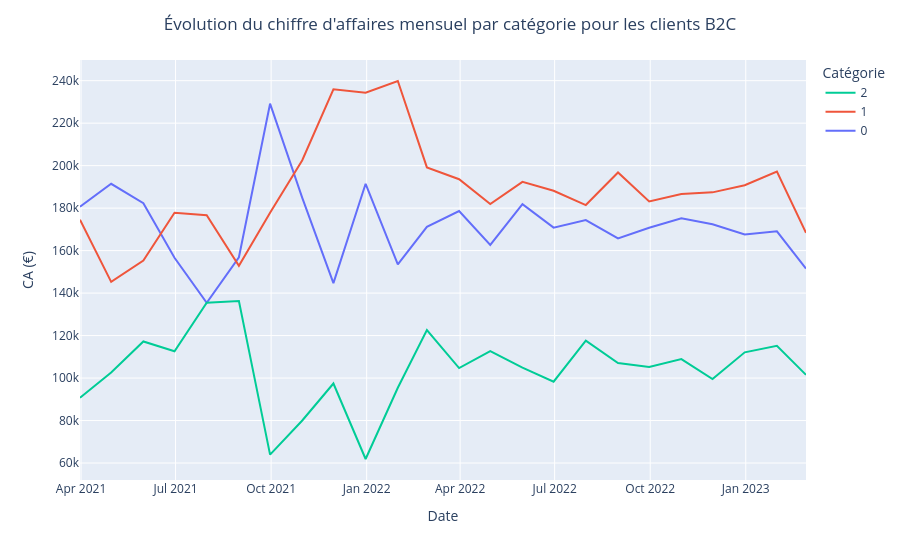
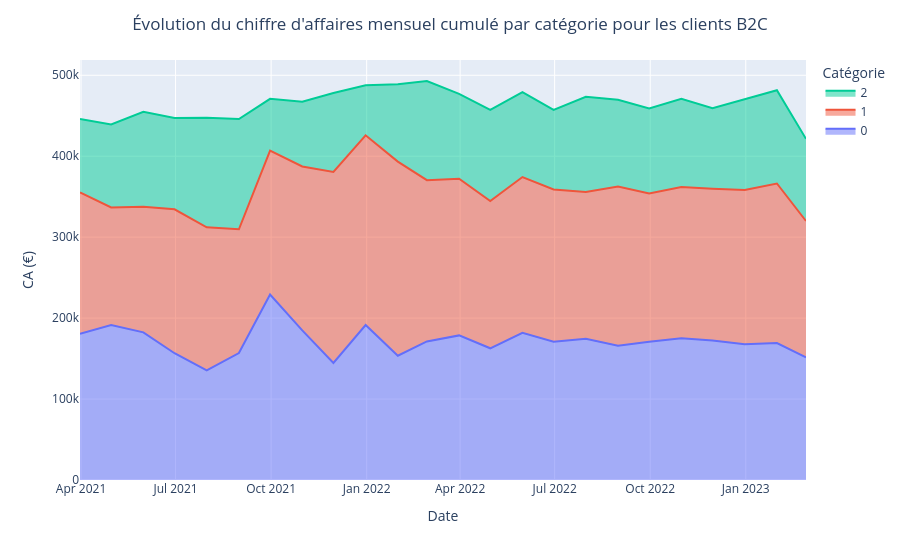
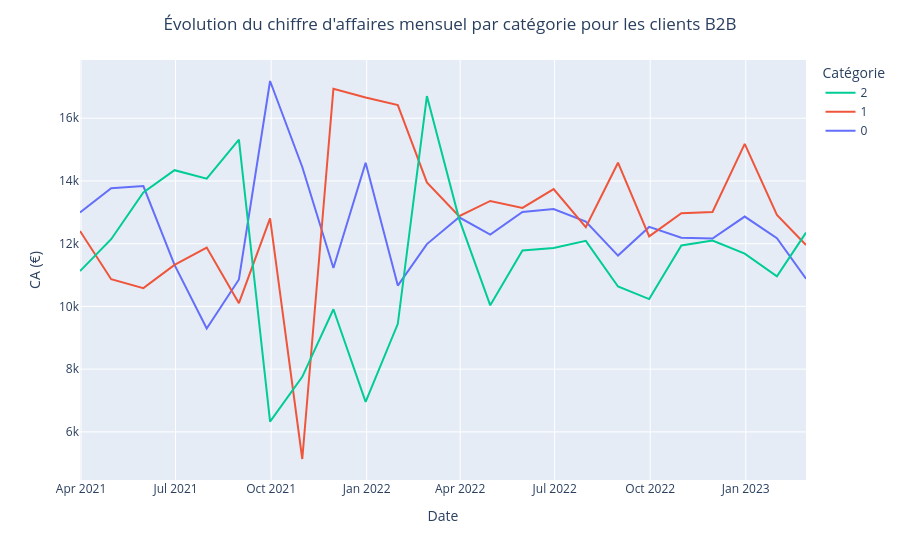
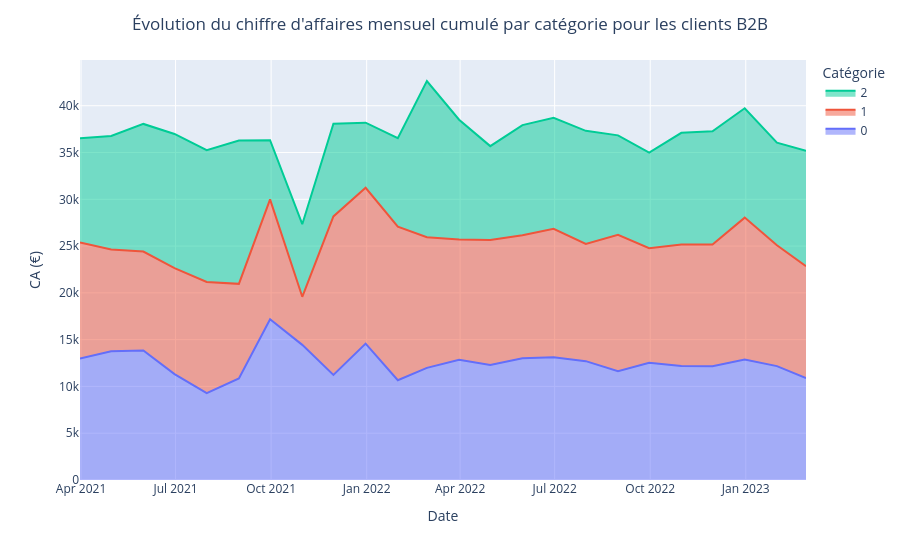

Write notebook code for charts like these, in order.
### Markdown cell above
## Évolution du chiffre d'affaires par catégorie

### Code cell
for client_type, df in [ ("B2C", df_merge_b2c), ("B2B", df_merge_b2b) ]:
    df = df.groupby(["categ",pd.Grouper(key="date", freq="1ME")])[["price"]].sum().reset_index()
    df.rename(columns={"price":"total_amount_spent"}, inplace=True)
    for px_plot_fn, cumulated in [ (px.line, False), (px.area, True) ]:
        fig = px_plot_fn(
            df, x="date", y="total_amount_spent", color="categ",
            labels={"date":"Date","total_amount_spent":"CA (€)","categ":"Catégorie"},
        )
        fig.update_layout(
            title=f"Évolution du chiffre d'affaires mensuel{' cumulé' * cumulated} par catégorie pour les clients {client_type}",
            title_x=0.5,
            legend_traceorder="reversed",
        )
        fig.show()

### Figure 1 — Plotly figure (JSON) as saved in the notebook; plotly's stock layout.template omitted (floating-point values rounded to 4 significant figures)
{"data": [{"hovertemplate": "Catégorie=0<br>Date=%{x}<br>CA (€)=%{y}<extra></extra>", "legendgroup": "0", "line": {"color": "#636efa", "dash": "solid"}, "marker": {"symbol": "circle"}, "mode": "lines", "name": "0", "orientation": "v", "showlegend": true, "type": "scatter", "x": ["2021-03-31T00:00:00", "2021-04-30T00:00:00", "2021-05-31T00:00:00", "2021-06-30T00:00:00", "2021-07-31T00:00:00", "2021-08-31T00:00:00", "2021-09-30T00:00:00", "2021-10-31T00:00:00", "2021-11-30T00:00:00", "2021-12-31T00:00:00", "2022-01-31T00:00:00", "2022-02-28T00:00:00", "2022-03-31T00:00:00", "2022-04-30T00:00:00", "2022-05-31T00:00:00", "2022-06-30T00:00:00", "2022-07-31T00:00:00", "2022-08-31T00:00:00", "2022-09-30T00:00:00", "2022-10-31T00:00:00", "2022-11-30T00:00:00", "2022-12-31T00:00:00", "2023-01-31T00:00:00", "2023-02-28T00:00:00"], "xaxis": "x", "y": [180600.0, 191500.0, 182400.0, 156600.0, 135500.0, 156900.0, 229200.0, 184800.0, 144700.0, 191500.0, 153500.0, 171200.0, 178600.0, 162700.0, 181900.0, 170800.0, 174400.0, 165800.0, 170800.0, 175200.0, 172400.0, 167600.0, 169100.0, 151600.0], "yaxis": "y"}, {"hovertemplate": "Catégorie=1<br>Date=%{x}<br>CA (€)=%{y}<extra></extra>", "legendgroup": "1", "line": {"color": "#EF553B", "dash": "solid"}, "marker": {"symbol": "circle"}, "mode": "lines", "name": "1", "orientation": "v", "showlegend": true, "type": "scatter", "x": ["2021-03-31T00:00:00", "2021-04-30T00:00:00", "2021-05-31T00:00:00", "2021-06-30T00:00:00", "2021-07-31T00:00:00", "2021-08-31T00:00:00", "2021-09-30T00:00:00", "2021-10-31T00:00:00", "2021-11-30T00:00:00", "2021-12-31T00:00:00", "2022-01-31T00:00:00", "2022-02-28T00:00:00", "2022-03-31T00:00:00", "2022-04-30T00:00:00", "2022-05-31T00:00:00", "2022-06-30T00:00:00", "2022-07-31T00:00:00", "2022-08-31T00:00:00", "2022-09-30T00:00:00", "2022-10-31T00:00:00", "2022-11-30T00:00:00", "2022-12-31T00:00:00", "2023-01-31T00:00:00", "2023-02-28T00:00:00"], "xaxis": "x", "y": [174600.0, 145300.0, 155300.0, 177800.0, 176600.0, 152900.0, 177800.0, 202600.0, 236000.0, 234400.0, 239800.0, 199200.0, 193600.0, 181900.0, 192400.0, 188200.0, 181400.0, 196800.0, 183100.0, 186600.0, 187400.0, 190800.0, 197200.0, 168400.0], "yaxis": "y"}, {"hovertemplate": "Catégorie=2<br>Date=%{x}<br>CA (€)=%{y}<extra></extra>", "legendgroup": "2", "line": {"color": "#00cc96", "dash": "solid"}, "marker": {"symbol": "circle"}, "mode": "lines", "name": "2", "orientation": "v", "showlegend": true, "type": "scatter", "x": ["2021-03-31T00:00:00", "2021-04-30T00:00:00", "2021-05-31T00:00:00", "2021-06-30T00:00:00", "2021-07-31T00:00:00", "2021-08-31T00:00:00", "2021-09-30T00:00:00", "2021-10-31T00:00:00", "2021-11-30T00:00:00", "2021-12-31T00:00:00", "2022-01-31T00:00:00", "2022-02-28T00:00:00", "2022-03-31T00:00:00", "2022-04-30T00:00:00", "2022-05-31T00:00:00", "2022-06-30T00:00:00", "2022-07-31T00:00:00", "2022-08-31T00:00:00", "2022-09-30T00:00:00", "2022-10-31T00:00:00", "2022-11-30T00:00:00", "2022-12-31T00:00:00", "2023-01-31T00:00:00", "2023-02-28T00:00:00"], "xaxis": "x", "y": [90710.0, 102600.0, 117200.0, 112600.0, 135500.0, 136200.0, 63940.0, 80030.0, 97440.0, 61900.0, 95410.0, 122500.0, 104700.0, 112700.0, 104900.0, 98310.0, 117600.0, 107100.0, 105200.0, 108900.0, 99540.0, 112100.0, 115200.0, 101500.0], "yaxis": "y"}], "layout": {"legend": {"title": {"text": "Catégorie"}, "tracegroupgap": 0, "traceorder": "reversed"}, "margin": {"t": 60}, "title": {"text": "Évolution du chiffre d'affaires mensuel par catégorie pour les clients B2C", "x": 0.5}, "xaxis": {"anchor": "y", "domain": [0, 1], "title": {"text": "Date"}}, "yaxis": {"anchor": "x", "domain": [0, 1], "title": {"text": "CA (€)"}}}}

### Figure 2 — Plotly figure (JSON) as saved in the notebook; plotly's stock layout.template omitted (floating-point values rounded to 4 significant figures)
{"data": [{"fillpattern": {"shape": ""}, "hovertemplate": "Catégorie=0<br>Date=%{x}<br>CA (€)=%{y}<extra></extra>", "legendgroup": "0", "line": {"color": "#636efa"}, "marker": {"symbol": "circle"}, "mode": "lines", "name": "0", "orientation": "v", "showlegend": true, "stackgroup": "1", "type": "scatter", "x": ["2021-03-31T00:00:00", "2021-04-30T00:00:00", "2021-05-31T00:00:00", "2021-06-30T00:00:00", "2021-07-31T00:00:00", "2021-08-31T00:00:00", "2021-09-30T00:00:00", "2021-10-31T00:00:00", "2021-11-30T00:00:00", "2021-12-31T00:00:00", "2022-01-31T00:00:00", "2022-02-28T00:00:00", "2022-03-31T00:00:00", "2022-04-30T00:00:00", "2022-05-31T00:00:00", "2022-06-30T00:00:00", "2022-07-31T00:00:00", "2022-08-31T00:00:00", "2022-09-30T00:00:00", "2022-10-31T00:00:00", "2022-11-30T00:00:00", "2022-12-31T00:00:00", "2023-01-31T00:00:00", "2023-02-28T00:00:00"], "xaxis": "x", "y": [180600.0, 191500.0, 182400.0, 156600.0, 135500.0, 156900.0, 229200.0, 184800.0, 144700.0, 191500.0, 153500.0, 171200.0, 178600.0, 162700.0, 181900.0, 170800.0, 174400.0, 165800.0, 170800.0, 175200.0, 172400.0, 167600.0, 169100.0, 151600.0], "yaxis": "y"}, {"fillpattern": {"shape": ""}, "hovertemplate": "Catégorie=1<br>Date=%{x}<br>CA (€)=%{y}<extra></extra>", "legendgroup": "1", "line": {"color": "#EF553B"}, "marker": {"symbol": "circle"}, "mode": "lines", "name": "1", "orientation": "v", "showlegend": true, "stackgroup": "1", "type": "scatter", "x": ["2021-03-31T00:00:00", "2021-04-30T00:00:00", "2021-05-31T00:00:00", "2021-06-30T00:00:00", "2021-07-31T00:00:00", "2021-08-31T00:00:00", "2021-09-30T00:00:00", "2021-10-31T00:00:00", "2021-11-30T00:00:00", "2021-12-31T00:00:00", "2022-01-31T00:00:00", "2022-02-28T00:00:00", "2022-03-31T00:00:00", "2022-04-30T00:00:00", "2022-05-31T00:00:00", "2022-06-30T00:00:00", "2022-07-31T00:00:00", "2022-08-31T00:00:00", "2022-09-30T00:00:00", "2022-10-31T00:00:00", "2022-11-30T00:00:00", "2022-12-31T00:00:00", "2023-01-31T00:00:00", "2023-02-28T00:00:00"], "xaxis": "x", "y": [174600.0, 145300.0, 155300.0, 177800.0, 176600.0, 152900.0, 177800.0, 202600.0, 236000.0, 234400.0, 239800.0, 199200.0, 193600.0, 181900.0, 192400.0, 188200.0, 181400.0, 196800.0, 183100.0, 186600.0, 187400.0, 190800.0, 197200.0, 168400.0], "yaxis": "y"}, {"fillpattern": {"shape": ""}, "hovertemplate": "Catégorie=2<br>Date=%{x}<br>CA (€)=%{y}<extra></extra>", "legendgroup": "2", "line": {"color": "#00cc96"}, "marker": {"symbol": "circle"}, "mode": "lines", "name": "2", "orientation": "v", "showlegend": true, "stackgroup": "1", "type": "scatter", "x": ["2021-03-31T00:00:00", "2021-04-30T00:00:00", "2021-05-31T00:00:00", "2021-06-30T00:00:00", "2021-07-31T00:00:00", "2021-08-31T00:00:00", "2021-09-30T00:00:00", "2021-10-31T00:00:00", "2021-11-30T00:00:00", "2021-12-31T00:00:00", "2022-01-31T00:00:00", "2022-02-28T00:00:00", "2022-03-31T00:00:00", "2022-04-30T00:00:00", "2022-05-31T00:00:00", "2022-06-30T00:00:00", "2022-07-31T00:00:00", "2022-08-31T00:00:00", "2022-09-30T00:00:00", "2022-10-31T00:00:00", "2022-11-30T00:00:00", "2022-12-31T00:00:00", "2023-01-31T00:00:00", "2023-02-28T00:00:00"], "xaxis": "x", "y": [90710.0, 102600.0, 117200.0, 112600.0, 135500.0, 136200.0, 63940.0, 80030.0, 97440.0, 61900.0, 95410.0, 122500.0, 104700.0, 112700.0, 104900.0, 98310.0, 117600.0, 107100.0, 105200.0, 108900.0, 99540.0, 112100.0, 115200.0, 101500.0], "yaxis": "y"}], "layout": {"legend": {"title": {"text": "Catégorie"}, "tracegroupgap": 0, "traceorder": "reversed"}, "margin": {"t": 60}, "title": {"text": "Évolution du chiffre d'affaires mensuel cumulé par catégorie pour les clients B2C", "x": 0.5}, "xaxis": {"anchor": "y", "domain": [0, 1], "title": {"text": "Date"}}, "yaxis": {"anchor": "x", "domain": [0, 1], "title": {"text": "CA (€)"}}}}

### Figure 3 — Plotly figure (JSON) as saved in the notebook; plotly's stock layout.template omitted (floating-point values rounded to 4 significant figures)
{"data": [{"hovertemplate": "Catégorie=0<br>Date=%{x}<br>CA (€)=%{y}<extra></extra>", "legendgroup": "0", "line": {"color": "#636efa", "dash": "solid"}, "marker": {"symbol": "circle"}, "mode": "lines", "name": "0", "orientation": "v", "showlegend": true, "type": "scatter", "x": ["2021-03-31T00:00:00", "2021-04-30T00:00:00", "2021-05-31T00:00:00", "2021-06-30T00:00:00", "2021-07-31T00:00:00", "2021-08-31T00:00:00", "2021-09-30T00:00:00", "2021-10-31T00:00:00", "2021-11-30T00:00:00", "2021-12-31T00:00:00", "2022-01-31T00:00:00", "2022-02-28T00:00:00", "2022-03-31T00:00:00", "2022-04-30T00:00:00", "2022-05-31T00:00:00", "2022-06-30T00:00:00", "2022-07-31T00:00:00", "2022-08-31T00:00:00", "2022-09-30T00:00:00", "2022-10-31T00:00:00", "2022-11-30T00:00:00", "2022-12-31T00:00:00", "2023-01-31T00:00:00", "2023-02-28T00:00:00"], "xaxis": "x", "y": [12990.0, 13760.0, 13840.0, 11320.0, 9295.0, 10860.0, 17190.0, 14440.0, 11230.0, 14580.0, 10660.0, 11990.0, 12840.0, 12290.0, 13010.0, 13110.0, 12700.0, 11620.0, 12530.0, 12190.0, 12170.0, 12860.0, 12170.0, 10880.0], "yaxis": "y"}, {"hovertemplate": "Catégorie=1<br>Date=%{x}<br>CA (€)=%{y}<extra></extra>", "legendgroup": "1", "line": {"color": "#EF553B", "dash": "solid"}, "marker": {"symbol": "circle"}, "mode": "lines", "name": "1", "orientation": "v", "showlegend": true, "type": "scatter", "x": ["2021-03-31T00:00:00", "2021-04-30T00:00:00", "2021-05-31T00:00:00", "2021-06-30T00:00:00", "2021-07-31T00:00:00", "2021-08-31T00:00:00", "2021-09-30T00:00:00", "2021-10-31T00:00:00", "2021-11-30T00:00:00", "2021-12-31T00:00:00", "2022-01-31T00:00:00", "2022-02-28T00:00:00", "2022-03-31T00:00:00", "2022-04-30T00:00:00", "2022-05-31T00:00:00", "2022-06-30T00:00:00", "2022-07-31T00:00:00", "2022-08-31T00:00:00", "2022-09-30T00:00:00", "2022-10-31T00:00:00", "2022-11-30T00:00:00", "2022-12-31T00:00:00", "2023-01-31T00:00:00", "2023-02-28T00:00:00"], "xaxis": "x", "y": [12400.0, 10870.0, 10580.0, 11320.0, 11880.0, 10100.0, 12800.0, 5136.0, 16940.0, 16660.0, 16420.0, 13950.0, 12870.0, 13360.0, 13140.0, 13740.0, 12530.0, 14580.0, 12230.0, 12970.0, 13010.0, 15180.0, 12920.0, 11960.0], "yaxis": "y"}, {"hovertemplate": "Catégorie=2<br>Date=%{x}<br>CA (€)=%{y}<extra></extra>", "legendgroup": "2", "line": {"color": "#00cc96", "dash": "solid"}, "marker": {"symbol": "circle"}, "mode": "lines", "name": "2", "orientation": "v", "showlegend": true, "type": "scatter", "x": ["2021-03-31T00:00:00", "2021-04-30T00:00:00", "2021-05-31T00:00:00", "2021-06-30T00:00:00", "2021-07-31T00:00:00", "2021-08-31T00:00:00", "2021-09-30T00:00:00", "2021-10-31T00:00:00", "2021-11-30T00:00:00", "2021-12-31T00:00:00", "2022-01-31T00:00:00", "2022-02-28T00:00:00", "2022-03-31T00:00:00", "2022-04-30T00:00:00", "2022-05-31T00:00:00", "2022-06-30T00:00:00", "2022-07-31T00:00:00", "2022-08-31T00:00:00", "2022-09-30T00:00:00", "2022-10-31T00:00:00", "2022-11-30T00:00:00", "2022-12-31T00:00:00", "2023-01-31T00:00:00", "2023-02-28T00:00:00"], "xaxis": "x", "y": [11130.0, 12140.0, 13640.0, 14340.0, 14070.0, 15320.0, 6329.0, 7755.0, 9909.0, 6957.0, 9446.0, 16700.0, 12790.0, 10030.0, 11780.0, 11860.0, 12090.0, 10630.0, 10230.0, 11940.0, 12100.0, 11680.0, 10960.0, 12350.0], "yaxis": "y"}], "layout": {"legend": {"title": {"text": "Catégorie"}, "tracegroupgap": 0, "traceorder": "reversed"}, "margin": {"t": 60}, "title": {"text": "Évolution du chiffre d'affaires mensuel par catégorie pour les clients B2B", "x": 0.5}, "xaxis": {"anchor": "y", "domain": [0, 1], "title": {"text": "Date"}}, "yaxis": {"anchor": "x", "domain": [0, 1], "title": {"text": "CA (€)"}}}}

### Figure 4 — Plotly figure (JSON) as saved in the notebook; plotly's stock layout.template omitted (floating-point values rounded to 4 significant figures)
{"data": [{"fillpattern": {"shape": ""}, "hovertemplate": "Catégorie=0<br>Date=%{x}<br>CA (€)=%{y}<extra></extra>", "legendgroup": "0", "line": {"color": "#636efa"}, "marker": {"symbol": "circle"}, "mode": "lines", "name": "0", "orientation": "v", "showlegend": true, "stackgroup": "1", "type": "scatter", "x": ["2021-03-31T00:00:00", "2021-04-30T00:00:00", "2021-05-31T00:00:00", "2021-06-30T00:00:00", "2021-07-31T00:00:00", "2021-08-31T00:00:00", "2021-09-30T00:00:00", "2021-10-31T00:00:00", "2021-11-30T00:00:00", "2021-12-31T00:00:00", "2022-01-31T00:00:00", "2022-02-28T00:00:00", "2022-03-31T00:00:00", "2022-04-30T00:00:00", "2022-05-31T00:00:00", "2022-06-30T00:00:00", "2022-07-31T00:00:00", "2022-08-31T00:00:00", "2022-09-30T00:00:00", "2022-10-31T00:00:00", "2022-11-30T00:00:00", "2022-12-31T00:00:00", "2023-01-31T00:00:00", "2023-02-28T00:00:00"], "xaxis": "x", "y": [12990.0, 13760.0, 13840.0, 11320.0, 9295.0, 10860.0, 17190.0, 14440.0, 11230.0, 14580.0, 10660.0, 11990.0, 12840.0, 12290.0, 13010.0, 13110.0, 12700.0, 11620.0, 12530.0, 12190.0, 12170.0, 12860.0, 12170.0, 10880.0], "yaxis": "y"}, {"fillpattern": {"shape": ""}, "hovertemplate": "Catégorie=1<br>Date=%{x}<br>CA (€)=%{y}<extra></extra>", "legendgroup": "1", "line": {"color": "#EF553B"}, "marker": {"symbol": "circle"}, "mode": "lines", "name": "1", "orientation": "v", "showlegend": true, "stackgroup": "1", "type": "scatter", "x": ["2021-03-31T00:00:00", "2021-04-30T00:00:00", "2021-05-31T00:00:00", "2021-06-30T00:00:00", "2021-07-31T00:00:00", "2021-08-31T00:00:00", "2021-09-30T00:00:00", "2021-10-31T00:00:00", "2021-11-30T00:00:00", "2021-12-31T00:00:00", "2022-01-31T00:00:00", "2022-02-28T00:00:00", "2022-03-31T00:00:00", "2022-04-30T00:00:00", "2022-05-31T00:00:00", "2022-06-30T00:00:00", "2022-07-31T00:00:00", "2022-08-31T00:00:00", "2022-09-30T00:00:00", "2022-10-31T00:00:00", "2022-11-30T00:00:00", "2022-12-31T00:00:00", "2023-01-31T00:00:00", "2023-02-28T00:00:00"], "xaxis": "x", "y": [12400.0, 10870.0, 10580.0, 11320.0, 11880.0, 10100.0, 12800.0, 5136.0, 16940.0, 16660.0, 16420.0, 13950.0, 12870.0, 13360.0, 13140.0, 13740.0, 12530.0, 14580.0, 12230.0, 12970.0, 13010.0, 15180.0, 12920.0, 11960.0], "yaxis": "y"}, {"fillpattern": {"shape": ""}, "hovertemplate": "Catégorie=2<br>Date=%{x}<br>CA (€)=%{y}<extra></extra>", "legendgroup": "2", "line": {"color": "#00cc96"}, "marker": {"symbol": "circle"}, "mode": "lines", "name": "2", "orientation": "v", "showlegend": true, "stackgroup": "1", "type": "scatter", "x": ["2021-03-31T00:00:00", "2021-04-30T00:00:00", "2021-05-31T00:00:00", "2021-06-30T00:00:00", "2021-07-31T00:00:00", "2021-08-31T00:00:00", "2021-09-30T00:00:00", "2021-10-31T00:00:00", "2021-11-30T00:00:00", "2021-12-31T00:00:00", "2022-01-31T00:00:00", "2022-02-28T00:00:00", "2022-03-31T00:00:00", "2022-04-30T00:00:00", "2022-05-31T00:00:00", "2022-06-30T00:00:00", "2022-07-31T00:00:00", "2022-08-31T00:00:00", "2022-09-30T00:00:00", "2022-10-31T00:00:00", "2022-11-30T00:00:00", "2022-12-31T00:00:00", "2023-01-31T00:00:00", "2023-02-28T00:00:00"], "xaxis": "x", "y": [11130.0, 12140.0, 13640.0, 14340.0, 14070.0, 15320.0, 6329.0, 7755.0, 9909.0, 6957.0, 9446.0, 16700.0, 12790.0, 10030.0, 11780.0, 11860.0, 12090.0, 10630.0, 10230.0, 11940.0, 12100.0, 11680.0, 10960.0, 12350.0], "yaxis": "y"}], "layout": {"legend": {"title": {"text": "Catégorie"}, "tracegroupgap": 0, "traceorder": "reversed"}, "margin": {"t": 60}, "title": {"text": "Évolution du chiffre d'affaires mensuel cumulé par catégorie pour les clients B2B", "x": 0.5}, "xaxis": {"anchor": "y", "domain": [0, 1], "title": {"text": "Date"}}, "yaxis": {"anchor": "x", "domain": [0, 1], "title": {"text": "CA (€)"}}}}
